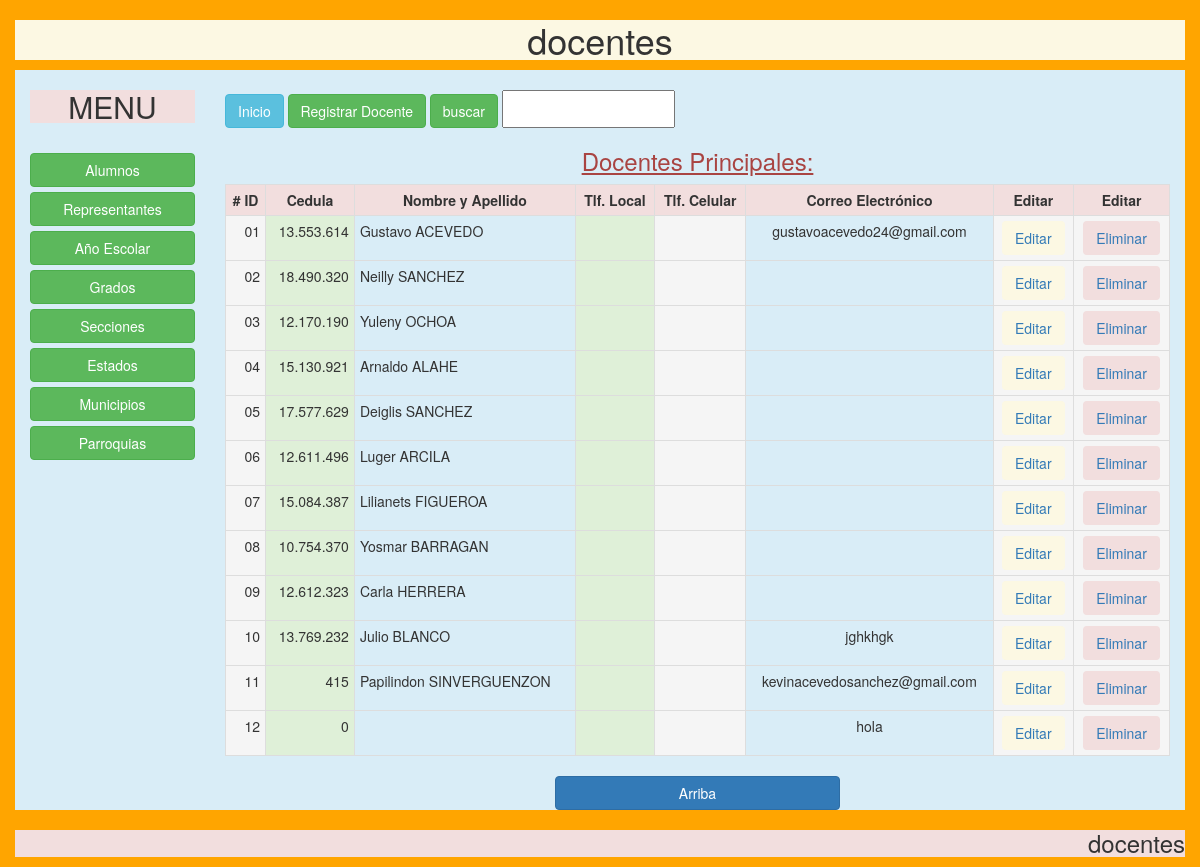
The app's page /index.php/docentes/docentes with its own data.
### tables this page shows
CREATE TABLE `datos` (
  `id` int(11) NOT NULL,
  `cedula` int(11) DEFAULT NULL,
  `nombre_re` varchar(30) DEFAULT NULL,
  `apellido_re` varchar(30) DEFAULT NULL,
  `telefono_1` varchar(30) DEFAULT NULL,
  `telefono_2` varchar(11) DEFAULT NULL,
  `email` varchar(30) DEFAULT NULL,
  `estatus` varchar(20) DEFAULT NULL,
  `estados_id` int(11) DEFAULT NULL,
  `municipios_id` int(11) DEFAULT NULL,
  `parroquias_id` int(11) DEFAULT NULL,
  `direccion` text
);

### application/controllers/docentes/Docentes.php (called while the page is built, shortened)
<?php
class Docentes extends CI_Controller {
    public function __construct()
    {
        $this->load->model('DocentesModel', 'docentes');
        $this->load->model('EstadosModel', 'estados');
        $this->load->model('MunicipiosModel', 'municipios');
        $this->load->model('ParroquiasModel', 'parroquias');
    }
    public function index()
    {
        $this->load->helper(array('dateformat', 'mayusculas', 'mayusculas1', 'unidad'));
        $this->data['titulo'] = 'docentes';
        $this->data['listar'] = $this->docentes->listar();
        $this->load->view('header', $this->data);
        $this->load->view('docentes/docentes');
        $this->load->view('footer');
    }
}

### index.php (called while the page is built, shortened)
<?php
require_once BASEPATH.'core/CodeIgniter.php';

### application/models/DocentesModel.php (called while the page is built, shortened)
<?php if ( ! defined('BASEPATH')) exit('No direct script access allowed');
class DocentesModel extends CI_Model {
    private $tabla = 'datos';
    public function listar()
    {
        $query = $this->db->get($this->tabla);
        return $query->result();
    }
}

### application/helpers/unidad_helper.php (called while the page is built, shortened)
<?php
if (!function_exists('unidad()')) {
   function unidad($dato)
    {
        $unidad_format = number_format($dato, 0, '', '.');
        return $unidad_format;
    }
}

### application/helpers/mayusculas1_helper.php (called while the page is built, shortened)
<?php
if (!function_exists('mayusculas1()')) {
   function mayusculas1($cadena)
    {
        return ucwords($cadena);
    }
}

### application/helpers/mayusculas_helper.php (called while the page is built, shortened)
<?php
if (!function_exists('mayusculas()')) {
   function mayusculas($cadena)
    {
        return strtoupper($cadena);
    }
}

### application/views/docentes/docentes.php (the view)
<div class="container">
<section class="bg-info main row">
	<aside class="col-md-2 text-center">
	<h2 class="bg-danger">MENU</h2>
	<br>
		<a class="btn btn-block btn-success" href="<?php echo base_url('alumnos/Alumnos') ?>">Alumnos</a>
		<a class="btn btn-block btn-success" href="<?php echo base_url('representantes/Representantes') ?>">Representantes</a>
		<a class="btn btn-block btn-success" href="<?php echo base_url('anio/Anio') ?>">Año Escolar</a>
		<a class="btn btn-block btn-success" href="<?php echo base_url('grados/Grados') ?>">Grados</a>
		<a class="btn btn-block btn-success" href="<?php echo base_url('secciones/Secciones') ?>">Secciones</a>
		<a class="btn btn-block btn-success" href="<?php echo base_url('estados/Estados') ?>">Estados</a>
		<a class="btn btn-block btn-success" href="<?php echo base_url('municipios/Municipios') ?>">Municipios</a>
		<a class="btn btn-block btn-success" href="<?php echo base_url('parroquias/Parroquias') ?>">Parroquias</a></p>
	</aside>
<div class="col-md-10"><br>
	<div class="form-group has-success">
		<form class="form-horizontal" action="<?php echo base_url('docentes/Docentes/buscar') ?>" method="post">
		<p><a class="btn btn-info" href="<?php echo base_url() ?>">Inicio</a>
		<a class="btn btn-success" href="<?php echo base_url('docentes/Docentes/registrar') ?>" title="">Registrar Docente</a>
			<input class="btn btn-success" type="submit" value="buscar">
			<input class="form-control-static" type="text" name="busqueda">
		</form>
</div>
			<div class="text-center">
				<h3 class="text-danger"><u>Docentes Principales: </u></h3>
			</div>
		<div class="table-responsive">
			<table class="table table-bordered table-hover table-condensed">
		<tr class="danger">
			<th class="text-center"># ID</th>
			<th class="text-center">Cedula</th>
			<th class="text-center">Nombre y Apellido</th>
			<th class="text-center">Tlf. Local</th>
			<th class="text-center">Tlf. Celular</th>
			<th class="text-center">Correo Electrónico</th>
			<th class="text-center">Editar</th>
			<th class="text-center">Editar</th>
		</tr>
		<?php
		$i=1;
            foreach ($listar as $docentes) {
                ?>
		<tr class="">
            <td class="active text-right"><?php echo str_pad($i, 2, "0", STR_PAD_LEFT); ?></td>
			<td class="success text-right"><?php echo unidad($docentes->cedula)?></td>
			<td class="info"><?php echo mayusculas1($docentes->nombre_re)." ".mayusculas($docentes->apellido_re)?></td>
			<td class="success text-right"><?php echo $docentes->telefono?></td>
			<td class="active text-right"><?php echo $docentes->celular?></td>
			<td class="info text-center"><?php echo $docentes->email?></td>
			<td class="active text-center"><a class="btn bg-warning" href="<?php echo base_url('docentes/Docentes/modificar/'.$docentes->id) ?>">Editar</a></td>
			<td class="active text-center"><a class="btn bg-danger" href="<?php echo base_url('docentes/Docentes/eliminar/'.$docentes->id) ?>">Eliminar</a></td>
		</tr>
			<?php
			$i++;
                }
                ?>
	</table>
		</div>
		<div class="col-md-4 col-md-offset-4">
    		<a class="btn btn-primary btn-block" href="<?php echo base_url('docentes/Docentes')?>">Arriba</a>
		</div>
	</div>
</div>

### application/views/header.php (shortened to what this page needs)
<!DOCTYPE html>
<html>
<head>
	<link rel="stylesheet" href="<?php echo base_url('css/estilos.css') ?>">
	<link rel="stylesheet" href="<?php echo base_url('css/bootstrap.min.css') ?>">
</head>
<body class="content" id="fondo">
<header>
	<div class="container-fluid text-center">
		<h1 class="bg-warning"><?php echo $titulo ?></h1>
	</div>
</header>

### application/views/footer.php (shortened to what this page needs)
<div class="container-fluid">
	<footer>
		<div class="container-flui text-right">
			<h3 class="bg-danger"><?php echo $titulo ?> </h3>
		</div>
	</footer>
</div>
</body>
</html>

### css/estilos.css (style rules this page uses)
* { margin: 0; padding: 0; box-sizing: border-box; }
#fondo { background-image: url(imagen/autobus.jpg); background-color: orange; }

### records on screen
datos: i "01", cedula "13.553.614", nombre_re "Gustavo", apellido_re "ACEVEDO", email "gustavoacevedo24@gmail.com"
datos: i "02", cedula "18.490.320", nombre_re "Neilly", apellido_re "SANCHEZ"
datos: i "03", cedula "12.170.190", nombre_re "Yuleny", apellido_re "OCHOA"
datos: i "04", cedula "15.130.921", nombre_re "Arnaldo", apellido_re "ALAHE"
datos: i "05", cedula "17.577.629", nombre_re "Deiglis", apellido_re "SANCHEZ"
datos: i "06", cedula "12.611.496", nombre_re "Luger", apellido_re "ARCILA"
datos: i "07", cedula "15.084.387", nombre_re "Lilianets", apellido_re "FIGUEROA"
datos: i "08", cedula "10.754.370", nombre_re "Yosmar", apellido_re "BARRAGAN"
datos: i "09", cedula "12.612.323", nombre_re "Carla", apellido_re "HERRERA"
datos: i "10", cedula "13.769.232", nombre_re "Julio", apellido_re "BLANCO", email "jghkhgk"
datos: i "11", cedula "415", nombre_re "Papilindon", apellido_re "SINVERGUENZON", email "kevinacevedosanchez@gmail.com"
datos: i "12", cedula "0", email "hola"

### other values on screen
$titulo "docentes"
